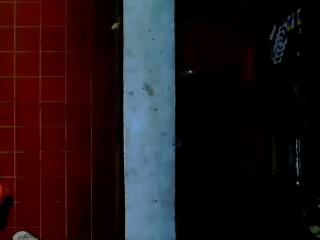
#> input picture frame 98 of bus.avi, 320 x 240 px
$ python Contador_v1.py   (older library calls are emulated)
#> lines starting #> are read from the running program, lines starting #| are printed output that depends on the picture; after the words box and inside, x2 and y2 are one past the last pixel; in counts of white or black regions, pixels touching at a corner belong together
#
# Maintainer:   Cambus
# Version:      0.0.1
#
#

import os
import time
import threading
import logging
from random import randint
import numpy as np
import cv2
import Pessoa

class Contador:

    def __init__(self, logger):
        self.id = os.getpid()
        self.frame = None
        self._countFlag = os.getenv('COUNT')
        self.LOG = logger
        self.LOG.info('countFlag= ' +str(self._countFlag) )

        self._countUp = 0
        self._countDown = 0
        self._model = 'Basic OpenCV'
        self.LOG.info('Contador[%s] successfully loaded', self._model)

    def getVersion(self):
        return 'ContadorFake 1.0'

    def stop(self):
        self._mustRun = False

    def run(self):
        self._mustRun = True

        # Roda dentro de uma thread
        if(self._countFlag):
            self._model = 'Basic OpenCV'
            T1 = threading.Thread(target=self.detectPeople)
            T1.daemon = True    # Permite CTR+C parar o progama!
            T1.start()
        else:
            self._model = 'dummy'
            T2 = threading.Thread(target=self.detectPeopleSimulator)
            T2.daemon = True
            T2.start()

    def getJson(self):
        Data =  {
                    'count_up':   self._countUp,
                    'count_down': self._countDown,
                    'model':      self._model
                }

        return Data

    def detectPeopleSimulator(self):
        self.LOG.info('CounterThread= ' +str(threading.current_thread()) )
        while(self._mustRun):
            time.sleep( 2 )
            self._countUp = randint(0, 9)
            self._countDown = randint(0, 9)

    def detectPeople(self):

        #Contadore de entrada e saida
        self._countUp = 0
        self._countDown = 0

        #Fonte de video
        #cap = cv2.VideoCapture(0) # Descomente para usar a camera.
        #cap = cv2.VideoCapture("C:\\Users\\Bruno\\Documents\\GitHub\\Contador\\peopleCounter.avi") #Captura um video
        #cap = cv2.VideoCapture("C:\\Users\\Bruno\\Documents\\GitHub\\Contador\\d.mp4") #Captura um video
        cap = cv2.VideoCapture("bus.avi") #Captura um video

        #Descomente para imprimir as propriedades do video
        """for i in range(19):
            print (i, cap.get(i))"""

        #Metodo GET para pegar width e height do frame
        w = cap.get(3)
        h = cap.get(4)

        x_meio = int(w/2)
        y_meio = int(h/2)

        frameArea = h*w
        print("Area do Frame:", frameArea)
        areaTH = frameArea/225
        print ('Area Threshold', areaTH) # Area de contorno usada para detectar uma pessoa

        #Linhas de Entrada/Saida

        #line_up = int(2.25*(h/6))
        #line_down   = int(3.75*(h/6))
        line_up = int(2*(h/6))    #deve-se adaptar de acordo com as caracteristicas da camera
        line_down = int(2*(h/6))  #deve-se adaptar de acordo com as caracteristicas da camera
        print ("Line UP:", line_up)
        print ("Line DOW:", line_down)

        up_limit =   int(1*(h/6))
        down_limit = int(5*(h/6))

        print ("Limite superior:", up_limit)
        print ("Limite inferior:", down_limit)

        #Propriedades das linhas

        print ("Red line y:",str(line_down))
        print ("Blue line y:", str(line_up))
        line_down_color = (0,0,255)
        line_up_color = (255,0,0)
        pt1 =  [0, line_down];
        pt2 =  [w, line_down];
        pts_L1 = np.array([pt1,pt2], np.int32)
        pts_L1 = pts_L1.reshape((-1,1,2))
        pt3 =  [0, line_up];
        pt4 =  [w, line_up];
        pts_L2 = np.array([pt3,pt4], np.int32)
        pts_L2 = pts_L2.reshape((-1,1,2))

        pt5 =  [0, up_limit];
        pt6 =  [w, up_limit];
        pts_L3 = np.array([pt5,pt6], np.int32)
        pts_L3 = pts_L3.reshape((-1,1,2))
        pt7 =  [0, down_limit];
        pt8 =  [w, down_limit];
        pts_L4 = np.array([pt7,pt8], np.int32)
        pts_L4 = pts_L4.reshape((-1,1,2))

        #Substrator de fundo
        fgbg = cv2.createBackgroundSubtractorMOG2(500,detectShadows = True)

        #Elementos estruturantes para filtros morfoogicos
        kernelOp = np.ones((3,3),np.uint8)
        kernelOp2 = np.ones((5,5),np.uint8)
        kernelOp3 = np.ones((8, 8), np.uint8)
        kernelCl = np.ones((11,11),np.uint8)
        kernelCl2 = np.ones((8, 8), np.uint8)

        #Inicializao de variaveis Globais
        font = cv2.FONT_HERSHEY_SIMPLEX
        pessoas = []
        max_p_age = 5
        pid = 1

        while(cap.isOpened()):
            ##for image in camera.capture_continuous(rawCapture, format="bgr", use_video_port=True):
            #Le uma imagem de uma fonte de video


            ret, frame = cap.read()
#> frame is the input picture: shape (240, 320, 3); mean B, G, R 24.6, 21.5, 34.3
            ## frame = image.array


            for pessoa in pessoas:
                pessoa.age_one() #age every person one frame
            #########################
            #   PRE-PROCESSAMENTO   #
            #########################

            #Aplica subtracao de fundo
            fgmask = fgbg.apply(frame)
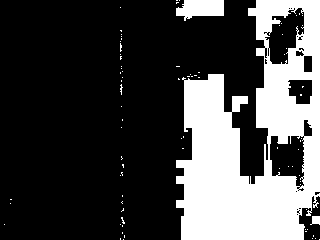
#> fgmask: shape (240, 320); values 127 (black) and 255 (white), 27.7% white; 82 white regions (79 under 20 px), largest, box (x1, y1, x2, y2) and area: (176, 0, 320, 240) 20281, (176, 0, 224, 21) 733, (310, 216, 320, 225) 67
            fgmask2 = fgbg.apply(frame)
#> fgmask2: shape (240, 320); every value is 0

            #Binarizacao para eliminar sombras (color gris)
            try:
                ret,imBin= cv2.threshold(fgmask,128,255,cv2.THRESH_BINARY)
                ret,imBin2 = cv2.threshold(fgmask2,128,255,cv2.THRESH_BINARY)
                #Opening (erode->dilate) para remover o ruido.
                mask = cv2.morphologyEx(imBin, cv2.MORPH_OPEN, kernelOp)
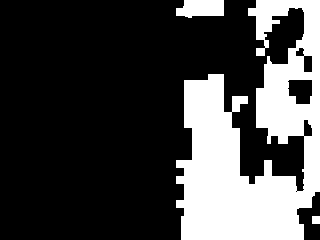
#> mask: shape (240, 320); 26.9% white; 3 white regions, box (x1, y1, x2, y2) and area: (176, 0, 320, 240) 19873, (176, 0, 224, 18) 717, (312, 216, 320, 224) 64
                mask2 = cv2.morphologyEx(imBin2, cv2.MORPH_OPEN, kernelOp)
                #Closing (dilate -> erode) para juntar regioes brancas.
                mask =  cv2.morphologyEx(mask , cv2.MORPH_CLOSE, kernelCl)
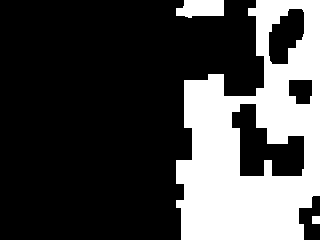
#> mask: shape (240, 320); 28.2% white; 3 white regions, box (x1, y1, x2, y2) and area: (176, 0, 320, 240) 20891, (176, 0, 224, 18) 717, (312, 216, 320, 224) 64
                mask2 = cv2.morphologyEx(mask2, cv2.MORPH_CLOSE, kernelCl)

            except:
                print('EOF')
                print ('Entrou:',self._countUp)
                print ('Saiu:',self._countDown)
                return (self._countUp - self._countDown)
                #break
            #################
            #   CONTORNOS   #
            #################

            # RETR_EXTERNAL returns only extreme outer flags. All child contours are left behind.
            _, contours0, hierarchy = cv2.findContours(mask2,cv2.RETR_EXTERNAL,cv2.CHAIN_APPROX_SIMPLE)
#> contours0 = []
            for cnt in contours0:
                area = cv2.contourArea(cnt)
                #cv2.drawContours(frame, cnt, -1, (0,0,255), 3, 8)
                if area > areaTH:
                    #####################
                    #   RASTREAMENTO    #
                    #####################

                    #Falta agregar condicoes para multiplas pessoas, saidas e entradas da tela

                    M = cv2.moments(cnt)
                    cx = int(M['m10']/M['m00'])
                    cy = int(M['m01']/M['m00'])
                    x, y, w, h = cv2.boundingRect(cnt)

                    # tentativa de remover retangulos muito largos
                    #if(x >= 240 or h >= 240):
                    #   continue

                    new = True
                    if cy in range(up_limit,down_limit):
                        #print(x, y, w, h)
                        for pessoa in pessoas:
                            if abs(cx - pessoa.getX()) <= w and abs(cy - pessoa.getY()) <= h:
                                # O objeto estao perto de um que ja foi detectado anteriormente
                                new = False
                                pessoa.updateCoords(cx,cy)   #atualizar coordenadas no objeto e reseta a idade
                                if pessoa.deslocaCima(line_down,line_up) == True:
                                    self._countUp += 1;
                                    print ("ID: ",pessoa.getId(),'Entrou as',time.strftime("%c"))
                                    print("Area objeto: " + str(area))
                                elif pessoa.deslocaBaixo(line_down,line_up) == True:
                                    self._countDown += 1;
                                    print ("ID: ",pessoa.getId(),'Saiu as',time.strftime("%c"))
                                    print("Area objeto: " + str(area))
                                break
                            if pessoa.getState() == '1':
                                if pessoa.getDir() == 'Saiu' and pessoa.getY() > down_limit:
                                    pessoa.setDone()
                                elif pessoa.getDir() == 'Entrou' and pessoa.getY() < up_limit:
                                    pessoa.setDone()
                            if pessoa.timedOut():
                                #remover pessoas da lista
                                index = pessoas.index(pessoa)
                                pessoas.pop(index)
                                del pessoa #libera a memoria de variavel i.
                        if new == True:
                            p = Pessoa.Pessoa(pid, cx, cy, max_p_age, 0) #para que serve parametro [offset]???
                            pessoas.append(p)
                            pid += 1
                    #################
                    #   DESENHOS    #
                    #################
                    cv2.circle(frame,(cx,cy), 5, (0,0,255), -1)
                    img = cv2.rectangle(frame,(x,y),(x+w,y+h),(0,255,0),2)
#> this loop made 0 passes
#> after the loop, pessoas = []; pid = 1; self._countDown = 0; self._countUp = 0
                    #cv2.drawContours(frame, cnt, -1, (0,255,0), 3)

            #END for cnt in contours0

            #########################
            # DESENHAR TRAJETORIAS  #
            #########################
            for pessoa in pessoas:
                if len(pessoa.getTracks()) >= 2:
                   pts = np.array(pessoa.getTracks(), np.int32)
                   pts = pts.reshape((-1,1,2))
                   frame = cv2.polylines(frame,[pts],False,pessoa.getRGB())
                if pessoa.getId() == 9:
                   print (str(pessoa.getX()), ',', str(pessoa.getY()))
                cv2.putText(frame, str(pessoa.getId()),(pessoa.getX(),pessoa.getY()),font,0.3,pessoa.getRGB(),1,cv2.LINE_AA)

            #################
            #   IMAGEM      #
            #################
            str_up = 'Entraram '+ str(self._countUp)
#> str_up = 'Entraram 0'
            str_down = 'Sairam '+ str(self._countDown)
#> str_down = 'Sairam 0'
            tituloup = "Entrada "
            titulodown = "Saida "
            dataehora = time.strftime("%c")
#> dataehora = 'Sat Nov 21 10:26:43 2026'
            frame = cv2.polylines(frame,[pts_L1],False,line_down_color,thickness=2)
            #frame = cv2.polylines(frame,[pts_L2],False,line_up_color,thickness=2)
            #frame = cv2.polylines(frame,[pts_L3],False,(255,255,255),thickness=1)
            #frame = cv2.polylines(frame,[pts_L4],False,(255,255,255),thickness=1)

            self.escreveCabecalho(frame, str_up, str_down, titulodown,tituloup,dataehora,font, x_meio)

            cv2.imshow('Frame',frame)
            cv2.imshow('Debug',mask)

            # pressionar ESC para sair
            k = cv2.waitKey(30) & 0xff
            if k == 27:
                break
        #END while(cap.isOpened())

        #################
        #   LIMPEZA     #
        #################
        cap.release()
        cv2.destroyAllWindows()

    def escreveCabecalho(self,frame,str_up, str_down, titulodown, tituloup, dataehora, font, x_meio):
#> called with str_up = 'Entraram 0', str_down = 'Sairam 0', titulodown = 'Saida ', tituloup = 'Entrada ', dataehora = 'Sat Nov 21 10:26:43 2026', font = 0, x_meio = 160
        cv2.putText(frame, str_up, (10, 40), font, 0.5, (255, 255, 255), 2, cv2.LINE_AA)
        cv2.putText(frame, str_up, (10, 40), font, 0.5, (255, 0, 0), 1, cv2.LINE_AA)
        cv2.putText(frame, str_down, (10, 60), font, 0.5, (255, 255, 255), 2, cv2.LINE_AA)
        cv2.putText(frame, str_down, (10, 60), font, 0.5, (0, 0, 255), 1, cv2.LINE_AA)
        cv2.putText(frame, tituloup, (x_meio, 20), font, 0.5, (255, 255, 255), 2, cv2.LINE_AA)
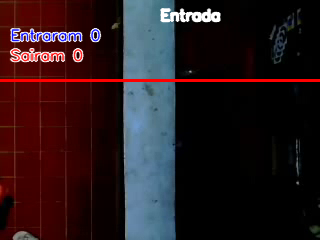
#> frame: shape (240, 320, 3); mean B, G, R 29.5, 25.6, 41.1
        cv2.putText(frame, titulodown, (x_meio, 450), font, 0.5, (255, 255, 255), 2, cv2.LINE_AA)
        cv2.putText(frame, dataehora, (420, 20), font, 0.5, (255, 255, 255), 2, cv2.LINE_AA)

if __name__ == '__main__':
    LOG = logging.getLogger(__name__)
    c = Contador(LOG)
    c.detectPeople()
#> (key Esc is pressed here)

$ run again, starting later in the video
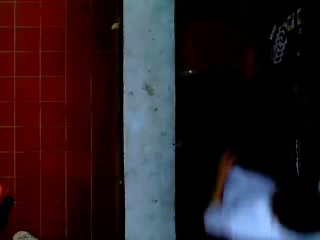
#> input picture frame 789 of bus.avi, 320 x 240 px
#> in detectPeople, frame is the input picture: shape (240, 320, 3); mean B, G, R 33, 28.2, 42.1
#> in detectPeople, `fgmask = fgbg.apply(frame)`:
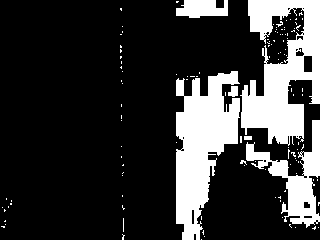
#> fgmask: shape (240, 320); values 127 (black) and 255 (white), 21.8% white; 121 white regions (115 under 20 px), largest, box (x1, y1, x2, y2) and area: (240, 0, 320, 146) 6560, (176, 71, 240, 240) 6344, (246, 120, 320, 228) 2601, (176, 0, 228, 18) 729, (228, 86, 238, 97) 85, (244, 136, 252, 140) 32
#> fgmask2: shape (240, 320); every value is 0
#> contours0 = []
#> after the loop in detectPeople, `for cnt in contours0:`: pid = 1; self._countDown = 0
#> str_up = 'Entraram 0'
#> str_down = 'Sairam 0'
#> dataehora = 'Sat Nov 21 10:26:43 2026'
#> in escreveCabecalho, `cv2.putText(frame, tituloup, (x_meio, 20), font, 0.5, (255, 255, 255),..`:
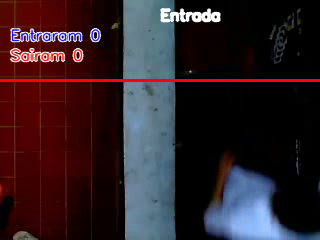
#> frame: shape (240, 320, 3); mean B, G, R 38, 32.3, 48.7
